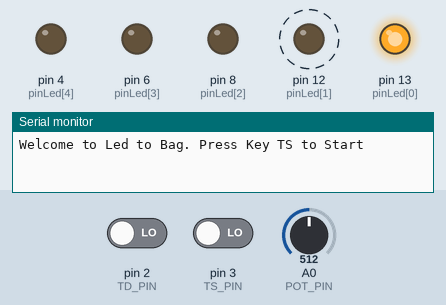
Bench run of a sketch on a simulated Arduino Uno, built with avr-gcc and run on an emulated ATmega328P. Shown: output pins drawn as LEDs (lit = HIGH), the last lines printed to the serial monitor. Dashed ring = blinking. The test bench sets the inputs (shaded band); at power-on: pin 3 (TS_PIN) LOW, pin 2 (TD_PIN) LOW, A0 (POT_PIN) = 512. Random numbers use the default seed unless the sketch sets one.

Above: at 1.2 s.
1.3 s: pin 3 (TS_PIN) driven HIGH
At 2.6 s:
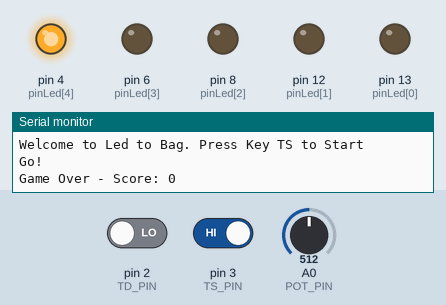
At 3.7 s:
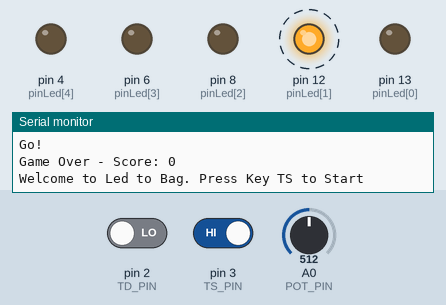
Timing chart, 0 to 10.3 s (numbered marks = the images above; inputs shaded):
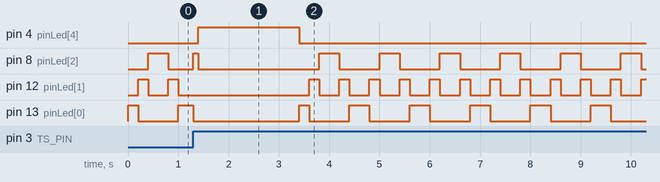

The sketch:

led_to_bag.ino
```cpp
/*Led to Bag
  Authors: Matteo Ragazzini, Marta Spadoni*/
#include "LedToBag.h"

void setup() {
  setAll();
}

void loop() {
  if(!isInGame()){
    blinkingFase();
  }else{
    if(hasLose()){
      gameOver();
    }
    if(inBag()){
      fade();
      if(fadeCompleted()){
        nextTurn();
       }
    }
  }
}
```

LedToBag.cpp
```cpp
#include <Arduino.h>
#include "MiniTimerOne.h"
#define LED_NUMBER 5
#define WHITE_LED_POSITION 3
#define RED_LED_POSITION 4
#define TS_PIN 3
#define TD_PIN 2
#define POT_PIN A0
#define BOUNCING_TIME 150000
//the array to handle all the leds and their pins
int pinLed[LED_NUMBER] = {13, 12, 8, 6, 4};
//the Led that is currently high
int currentLed = 0;
int inc = 1;
bool inGame = false;
bool welcomeFase = true;
bool fadeComplete = false;
bool lose = false;
//Timer's period
unsigned long DT = 0;
//utility variable to check the bouncing time
long prev = 0;
//utility variables for fading
int currentIntensity = 0;
int delta = 5;
//score
int count = 0;

//interrupt function called when timer expired
void timerGameOver() {
  lose = true;
}
//function to turn all led off
void allOff() {
  for (int i = 0; i < LED_NUMBER; i++) {
    digitalWrite(pinLed[i], LOW);
  }
}
void turnOnRandomLed() {
  allOff();
  currentLed = random(3);
  digitalWrite(pinLed[currentLed], HIGH);
}

void setTimer(){
  MiniTimer1.stop();
  MiniTimer1.reset();
  MiniTimer1.setPeriod(DT);
  MiniTimer1.attachInterrupt(timerGameOver);
  MiniTimer1.start();
}
//Interrupt function to handle the start of the game
void startGame() {
  if (!inGame) {
    inGame = true;
    Serial.println("Go!");
    //read from pot the value(0-1023)
    int difficulty = analogRead(POT_PIN);
    //we mapped all the 1024 values of the pot in 8 levels by dividing them by 127 (1023/8=127)
    //as the difficulty increases, the time available to carry an object in the bag deacreases
    //1st level = 4s, 8th level = 1,6s
    DT = 4000000 - difficulty / 127 * 300000;
    setTimer();
    turnOnRandomLed();
  }
}
//interrupt function for TD buttom
void goDown() {
  long now = micros();
  //check that the game is started, that it is not an interrupt due to the bouncing effect and that the player has not already lost
  if (inGame && now - prev >= BOUNCING_TIME && !lose) {
    allOff();
    prev = now;
    //noInterrupts();
    currentLed++;
    //interrupts();
    currentLed = currentLed >= RED_LED_POSITION ? RED_LED_POSITION : currentLed;
    digitalWrite(pinLed[currentLed], HIGH);
    EIFR = _BV(INTF0);
  }
}
void setAll() {
  Serial.begin(9600);
  for (int i = 0; i < LED_NUMBER; i++) {
    pinMode(pinLed[i], OUTPUT);
  }
  MiniTimer1.init();
  attachInterrupt(digitalPinToInterrupt(TS_PIN), startGame, RISING);
  attachInterrupt(digitalPinToInterrupt(TD_PIN), goDown, RISING);
  randomSeed(analogRead(0));
}


void blinkingFase() {
  if (welcomeFase) {
    Serial.println("Welcome to Led to Bag. Press Key TS to Start");
    welcomeFase = false;
  }
  allOff();
  digitalWrite(pinLed[currentLed], HIGH);
  currentLed += inc;
  if (currentLed == 3 || currentLed == -1) {
    inc = -inc;
    currentLed = currentLed == 3 ? 2 : 0;
  }
  delay(200);
}
//function called when the object was carried in the bag to start a new round
void nextTurn() {
  fadeComplete = false;
  DT = DT * 7 / 8;
  setTimer();
  turnOnRandomLed();
}
bool isInGame() {
  return inGame;
}
bool hasLose() {
  return currentLed >= RED_LED_POSITION || lose;
}

bool inBag() {
  return currentLed == WHITE_LED_POSITION;
}

bool fadeCompleted(){
  return fadeComplete;
}

void fade() {
  MiniTimer1.stop();
  analogWrite(pinLed[WHITE_LED_POSITION], currentIntensity);
  currentIntensity += delta;
  if (currentIntensity >= 255) {
    delta = - delta;
  } else if (currentIntensity <= 0) {
    delta = - delta;
    count++;
    analogWrite(pinLed[WHITE_LED_POSITION], currentIntensity);
    Serial.println("Another object in the bag! Count: " + String(count) + " objects");
    fadeComplete = true;
  }
  delay(20);
}
void resetAll() {
  welcomeFase = true;
  inGame = false;
  lose = false;
  fadeComplete = false;
  currentLed = 0;
  currentIntensity = 0;
  delta = 5;
  count = 0;
}

void gameOver() {
  MiniTimer1.stop();
  allOff();
  digitalWrite(pinLed[RED_LED_POSITION], HIGH);
  Serial.println("Game Over - Score: " + String(count));
  resetAll();
  delay(2000);

}
```

LedToBag.h
```cpp
#ifndef __LEDTOBAG_H__
#define __LEDTOBAG_H__
void setAll();
bool isInGame();
bool inBag();
bool hasLose();
bool fadeCompleted();
void allOff();
void blinkingFase();
void turnOnRandomLed();
void startGame();
void nextTurn();
void gameOver();
void goDown();
void fade();
#endif
```

MiniTimerOne.cpp
```cpp
/*
 * Implementation of a class for the management of the 16 bit Timer1 on the ATmega328P mounted on an Arduino Uno.
 * Authors: Matteo Castellucci, Giorgia Rondinini
 * Date: 17-10-2019
 */

#include "MiniTimerOne.h"

#define TIMER1_MAX_VALUE 65536UL
#define CYCLES_PER_MICROSEC 16

// A function that does nothing, useful for initializing and resetting the routine called with a timer interrupt
void emptyCallback(void) {}

MiniTimerOne *MiniTimerOne::SINGLETON {};

MiniTimerOne *MiniTimerOne::getInstance(void) {
    return SINGLETON;
}

// Default constructor
MiniTimerOne::MiniTimerOne(void) {
    this->_clockSelectBits = 0;
    this->_isrCallback = emptyCallback;
}

void MiniTimerOne::init(void) {
    TCCR1B = _BV(WGM12); // Setting the timer mode, CTC, and disabling the timer clock source (stopping it)
    TCCR1A = 0; // No flag in this register is needed
    TIMSK1 = 0; // Disabling interrupts capture
    cli(); // Disabling interrupts, because TCNT1 setting is not an atomic operation
    TCNT1 = 0; // Resetting the timer count
    sei(); // Re-enabling interrupts
}

void MiniTimerOne::setPeriod(unsigned long int period) {
    const unsigned long int cycles = CYCLES_PER_MICROSEC * period;
    const int prescalerValues[] = { 1, 8, 64, 256, 1024 };
    const unsigned int csBitsValues[] = { _BV(CS10), _BV(CS11), _BV(CS11) | _BV(CS10), _BV(CS12), _BV(CS12) | _BV(CS10) };
    bool timerSet = false;

    for (int i = 0; i < 5 && !timerSet; i++) {
        if (cycles < TIMER1_MAX_VALUE * prescalerValues[i]) {
            /*
             * To start the timer three bits will need to be set in the TCCR1B register for the prescaler value.
             * How those bits needs to be set depends on how long the period of the timer is, because the value
             * of the period must fit the "compare match" register (OCR1A) and the prescaler is needed to downscale it.
             * Setting those bits will start the timer, so their value is temporarily stored in _clockSelectBits.
             */
            this->_clockSelectBits = csBitsValues[i];
            cli(); // Disabling interrupts, because OCR1A setting is not an atomic operation
            OCR1A = cycles / prescalerValues[i]; // Setting the value with which the counter (TCNT1) will be compared
            sei(); // Re-enabling interrupts
            timerSet = true;
        }
    }
    /*
     * If value exceeds the maximum value the register can hold, even with the maximum prescaler value, it sets the register
     * value to the maximum value.
     */
    if (!timerSet) {
        this->_clockSelectBits = _BV(CS12) | _BV(CS10);
        cli(); // Disabling interrupts, because OCR1A setting is not an atomic operation
        OCR1A = TIMER1_MAX_VALUE - 1;
        sei(); // Re-enabling interrupts
    }
}

void MiniTimerOne::attachInterrupt(void (*isr)(void)) {
    this->_isrCallback = isr; // Setting the function to be called on the interrupt capture
    TIMSK1 |= _BV(OCIE1A); // Enabling interrupts capture
}

void MiniTimerOne::detachInterrupt(void) {
    TIMSK1 = 0; // Disabling interrupts capture
    this->_isrCallback = emptyCallback; // Resetting function called on interrupt to an empty one
}

void MiniTimerOne::start(void) {
    TCCR1B |= this->_clockSelectBits; // Setting the clock source, and consequently starting the timer
}

void MiniTimerOne::stop(void) {
    TCCR1B = _BV(WGM12); // Disabling the timer clock source (stopping it), and setting the timer mode (CTC)
}

void MiniTimerOne::reset(void) {
    cli(); // Disabling interrupts, because TCNT1 setting is not an atomic operation
    TCNT1 = 0; // Resetting the timer counter, to start a new period
    sei(); // Re-enabling interrupts
}

void (*MiniTimerOne::getCallback(void))(void) {
    return this->_isrCallback;
}

// Creating an "alias" to the singleton instance of this class so as to easily access it from the Arduino code
MiniTimerOne MiniTimer1 = *MiniTimerOne::getInstance();

/*
 * Setting that the function to be called during an interrupt generated by the timer in CTC mode is the one
 * previously set by attachInterrupt and saved into the object.
 */
ISR(TIMER1_COMPA_vect) {
    (MiniTimer1.getCallback())();
}
```

MiniTimerOne.h
```cpp
/*
 * Definition of a class for the management of the 16 bit Timer1 on the ATmega328P mounted on an Arduino Uno.
 * Authors: Giorgia Rondinini, Matteo Castellucci
 * Date: 17-10-2019
 */

#ifndef __MINI_TIMER_1_H__
#define __MINI_TIMER_1_H__

#include "Arduino.h"

/*
 * This class represents an interface from which to manage the Timer 1 of an ATmega328P processor on a Arduino Uno. It
 * can be use to manage it as a timer in the strict sense of the word, with functionalities for only starting, stopping
 * and resetting it. Moreover, it can perform an action when the specified period of time has elapsed. It can count
 * up to four seconds, more or less, because of the size of the ATmega328P's registers. Every value greater than
 * that will be subsituted by the maximum value allowed into the counter register (2^16 - 1).
 */
class MiniTimerOne {
    public:
        /*
         * Returns a pointer to the only instance of this class.
         */
        static MiniTimerOne *getInstance();
        /*
         * Initializes the timer so as to use the CTC (Clear Timer on Compare match) timer mode, stop the timer from
         * counting CPU clock cycles and reset its counter to zero.
         * It must be called one time before using the timer, otherwise it can bring to unpredictable results.
         */
        void init(void);
        /*
         * Sets the period (in microseconds) of the timer after which the counter is put to zero and an interrupt is generated.
         * Not calling this function before starting the timer can bring to unpredictable results.
         */
        void setPeriod(unsigned long int period);
        /*
         * Sets the function called when the interrupt is fired and enables the firing of interrupts for the timer.
         * If this method is not called, the function is a routine which does nothing.
         */
        void attachInterrupt(void (*isr)(void));
        /*
         * Disables the firing of interrupts, and set the function called when an interrupt is fired to a one that does nothing.
         */
        void detachInterrupt(void);
        /*
         * Starts the timer.
         */
        void start(void);
        /*
         * Stops the timer. It doesn't reset the value of the counter. That means that calling the start function after this one,
         * without calling the reset function, will cause the first interrupt to be called after the residual time period.
         */
        void stop(void);
        /*
         * Sets the timer counter to zero. It doesn't stop the timer from counting.
         */
        void reset(void);
        /*
         * Returns the callback routine currently called when the interrupt is fired.
         */
        void (*getCallback(void))(void);
    private:
        static MiniTimerOne *SINGLETON;

        MiniTimerOne(void);

        void (*_isrCallback)(void);
        char _clockSelectBits;
};

//Global variable accessible from the Arduino code for facilitating the use of this timer library
extern MiniTimerOne MiniTimer1;

#endif
```

Measured:
- after the input at 1.3 s, pin 4 (pinLed[4]): LOW → HIGH after 0.10 s, → LOW 2.0 s later
- by itself, pin 12 (pinLed[1]): alternates HIGH for 0.20 s and LOW for 0.40 s
